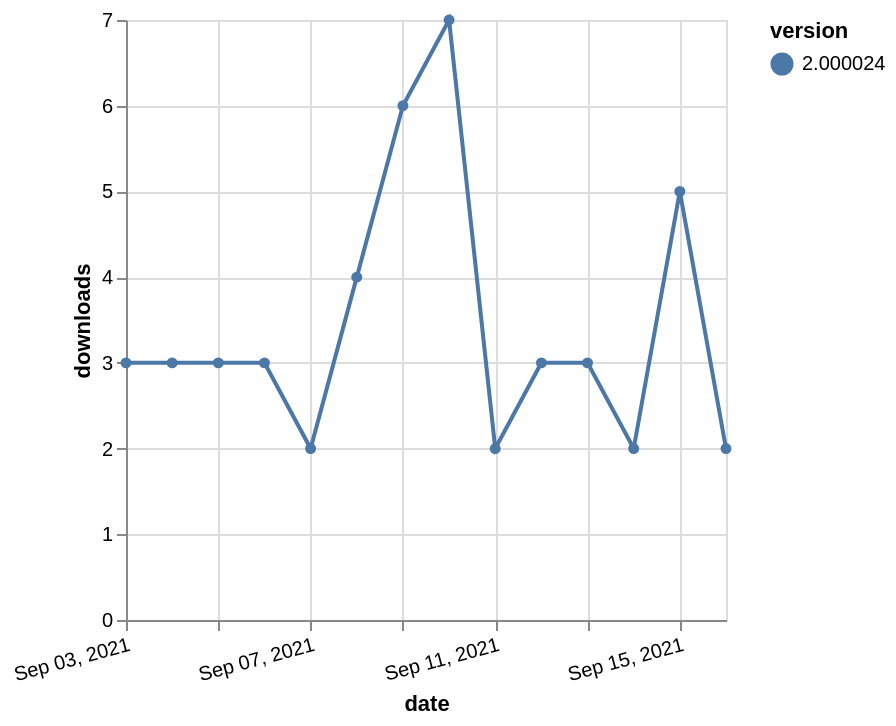

Describe this chart as a Vega-Lite specification.
### Vega-Lite specification from a JSON file in a GitHub repository (floating-point values rounded to 4 significant figures)
{"$schema": "https://vega.github.io/schema/vega-lite/v5.json", "description": "A simple bar chart with embedded data.", "data": {"values": [{"date": "2021-09-03", "total": 3869, "delta": 3, "version": "2.000024"}, {"date": "2021-09-04", "total": 3872, "delta": 3, "version": "2.000024"}, {"date": "2021-09-05", "total": 3875, "delta": 3, "version": "2.000024"}, {"date": "2021-09-06", "total": 3878, "delta": 3, "version": "2.000024"}, {"date": "2021-09-07", "total": 3880, "delta": 2, "version": "2.000024"}, {"date": "2021-09-08", "total": 3884, "delta": 4, "version": "2.000024"}, {"date": "2021-09-09", "total": 3890, "delta": 6, "version": "2.000024"}, {"date": "2021-09-10", "total": 3897, "delta": 7, "version": "2.000024"}, {"date": "2021-09-11", "total": 3899, "delta": 2, "version": "2.000024"}, {"date": "2021-09-12", "total": 3902, "delta": 3, "version": "2.000024"}, {"date": "2021-09-13", "total": 3905, "delta": 3, "version": "2.000024"}, {"date": "2021-09-14", "total": 3907, "delta": 2, "version": "2.000024"}, {"date": "2021-09-15", "total": 3912, "delta": 5, "version": "2.000024"}, {"date": "2021-09-16", "total": 3914, "delta": 2, "version": "2.000024"}]}, "width": "container", "mark": {"type": "line", "point": {"filled": true}}, "encoding": {"x": {"field": "date", "type": "temporal", "timeUnit": "yearmonthdate", "title": "date", "axis": {"labelAngle": -15}}, "y": {"field": "delta", "type": "quantitative", "title": "downloads"}, "color": {"field": "version", "type": "nominal"}, "tooltip": {"field": "delta"}}}
